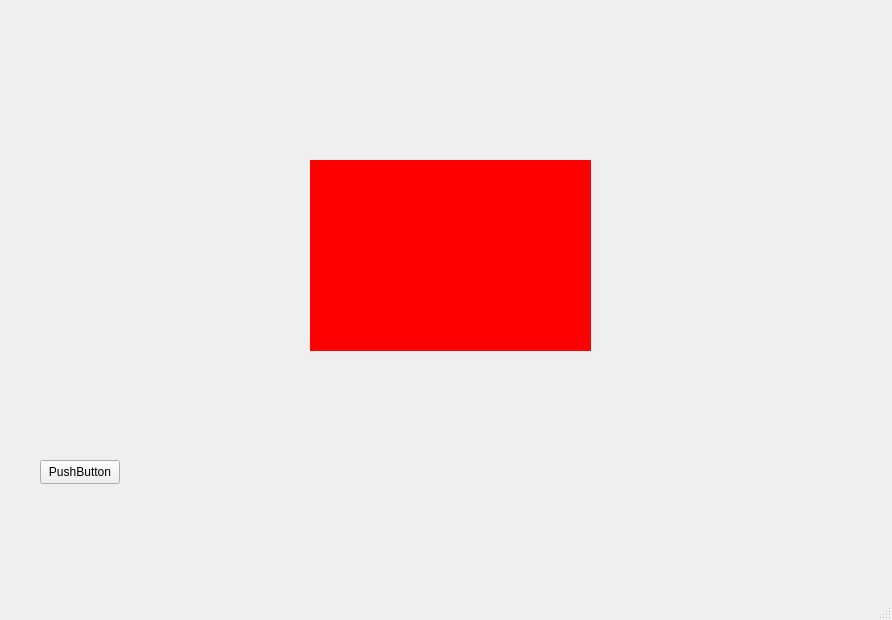
<?xml version="1.0" encoding="UTF-8"?>
<ui version="4.0">
 <class>MainWindow</class>
 <widget class="QMainWindow" name="MainWindow">
  <property name="geometry">
   <rect>
    <x>0</x>
    <y>0</y>
    <width>892</width>
    <height>620</height>
   </rect>
  </property>
  <property name="windowTitle">
   <string>MainWindow</string>
  </property>
  <widget class="QWidget" name="centralwidget">
   <widget class="Form" name="widget" native="true">
    <property name="geometry">
     <rect>
      <x>310</x>
      <y>160</y>
      <width>281</width>
      <height>191</height>
     </rect>
    </property>
    <property name="styleSheet">
     <string notr="true">background:red;</string>
    </property>
   </widget>
   <widget class="QPushButton" name="pushButton">
    <property name="geometry">
     <rect>
      <x>40</x>
      <y>460</y>
      <width>80</width>
      <height>24</height>
     </rect>
    </property>
    <property name="text">
     <string>PushButton</string>
    </property>
   </widget>
  </widget>
  <widget class="QMenuBar" name="menubar">
   <property name="geometry">
    <rect>
     <x>0</x>
     <y>0</y>
     <width>892</width>
     <height>21</height>
    </rect>
   </property>
  </widget>
  <widget class="QStatusBar" name="statusbar"/>
 </widget>
 <customwidgets>
  <customwidget>
   <class>Form</class>
   <extends>QWidget</extends>
   <header>form.h</header>
   <container>1</container>
  </customwidget>
 </customwidgets>
 <resources/>
 <connections/>
</ui>
